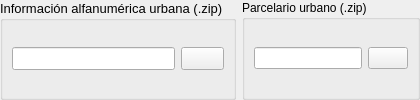
           <widget class="QWidget" name="widget_opcion_U_multi" native="true">
            <layout class="QHBoxLayout" name="horizontalLayout_20">
             <property name="leftMargin">
              <number>0</number>
             </property>
             <property name="topMargin">
              <number>0</number>
             </property>
             <property name="rightMargin">
              <number>0</number>
             </property>
             <property name="bottomMargin">
              <number>0</number>
             </property>
             <item>
              <widget class="QGroupBox" name="Group_CAT_U_multi">
               <property name="font">
                <font>
                 <pointsize>10</pointsize>
                </font>
               </property>
               <property name="title">
                <string>Información alfanumérica urbana (.zip)</string>
               </property>
               <property name="flat">
                <bool>true</bool>
               </property>
               <layout class="QHBoxLayout" name="horizontalLayout_18">
                <item>
                 <widget class="QLineEdit" name="dir_cat_urb_multi"/>
                </item>
                <item>
                 <widget class="QPushButton" name="button_cat_urb_multi">
                  <property name="cursor">
                   <cursorShape>PointingHandCursor</cursorShape>
                  </property>
                  <property name="text">
                   <string/>
                  </property>
                  <property name="iconSize">
                   <size>
                    <width>20</width>
                    <height>20</height>
                   </size>
                  </property>
                 </widget>
                </item>
               </layout>
              </widget>
             </item>
             <item>
              <widget class="QGroupBox" name="Group_SHP_U_multi">
               <property name="sizePolicy">
                <sizepolicy hsizetype="Preferred" vsizetype="Preferred">
                 <horstretch>0</horstretch>
                 <verstretch>0</verstretch>
                </sizepolicy>
               </property>
               <property name="title">
                <string>Parcelario urbano (.zip)</string>
               </property>
               <layout class="QHBoxLayout" name="horizontalLayout_14">
                <item>
                 <widget class="QLineEdit" name="dir_shp_urb_multi"/>
                </item>
                <item>
                 <widget class="QPushButton" name="button_shp_urb_multi">
                  <property name="cursor">
                   <cursorShape>PointingHandCursor</cursorShape>
                  </property>
                  <property name="text">
                   <string/>
                  </property>
                  <property name="iconSize">
                   <size>
                    <width>20</width>
                    <height>20</height>
                   </size>
                  </property>
                 </widget>
                </item>
               </layout>
              </widget>
             </item>
            </layout>
           </widget>
